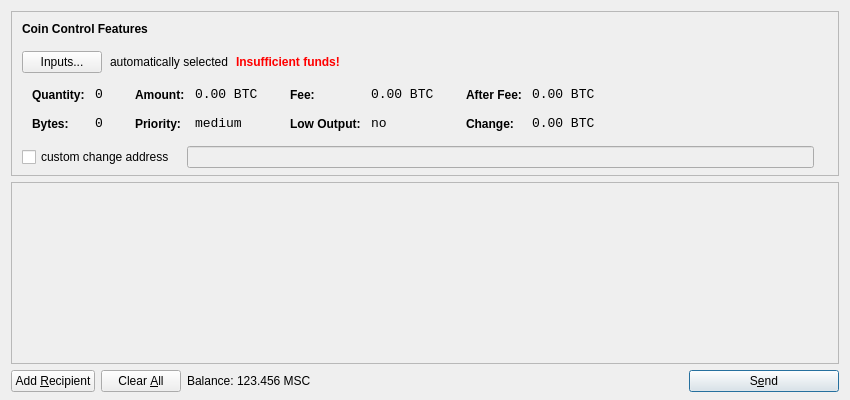
<?xml version="1.0" encoding="UTF-8"?>
<ui version="4.0">
 <class>SendCoinsDialog</class>
 <widget class="QDialog" name="SendCoinsDialog">
  <property name="geometry">
   <rect>
    <x>0</x>
    <y>0</y>
    <width>850</width>
    <height>400</height>
   </rect>
  </property>
  <property name="windowTitle">
   <string>Send Coins</string>
  </property>
  <layout class="QVBoxLayout" name="verticalLayout" stretch="0,1,0">
   <property name="bottomMargin">
    <number>8</number>
   </property>
   <item>
    <widget class="QFrame" name="frameCoinControl">
     <property name="sizePolicy">
      <sizepolicy hsizetype="Expanding" vsizetype="Expanding">
       <horstretch>0</horstretch>
       <verstretch>0</verstretch>
      </sizepolicy>
     </property>
     <property name="maximumSize">
      <size>
       <width>16777215</width>
       <height>16777215</height>
      </size>
     </property>
     <property name="frameShape">
      <enum>QFrame::StyledPanel</enum>
     </property>
     <property name="frameShadow">
      <enum>QFrame::Sunken</enum>
     </property>
     <layout class="QVBoxLayout" name="verticalLayoutCoinControl2">
      <property name="spacing">
       <number>-1</number>
      </property>
      <property name="leftMargin">
       <number>0</number>
      </property>
      <property name="topMargin">
       <number>0</number>
      </property>
      <property name="rightMargin">
       <number>0</number>
      </property>
      <property name="bottomMargin">
       <number>6</number>
      </property>
      <item>
       <layout class="QVBoxLayout" name="verticalLayoutCoinControl" stretch="0,0,0,0,1">
        <property name="spacing">
         <number>0</number>
        </property>
        <property name="leftMargin">
         <number>10</number>
        </property>
        <property name="topMargin">
         <number>10</number>
        </property>
        <item>
         <layout class="QHBoxLayout" name="horizontalLayoutCoinControl1">
          <property name="bottomMargin">
           <number>15</number>
          </property>
          <item>
           <widget class="QLabel" name="labelCoinControlFeatures">
            <property name="sizePolicy">
             <sizepolicy hsizetype="Preferred" vsizetype="Maximum">
              <horstretch>0</horstretch>
              <verstretch>0</verstretch>
             </sizepolicy>
            </property>
            <property name="font">
             <font>
              <weight>75</weight>
              <bold>true</bold>
             </font>
            </property>
            <property name="styleSheet">
             <string notr="true">font-weight:bold;</string>
            </property>
            <property name="text">
             <string>Coin Control Features</string>
            </property>
           </widget>
          </item>
         </layout>
        </item>
        <item>
         <layout class="QHBoxLayout" name="horizontalLayoutCoinControl2" stretch="0,0,0,0">
          <property name="spacing">
           <number>8</number>
          </property>
          <property name="bottomMargin">
           <number>10</number>
          </property>
          <item>
           <widget class="QPushButton" name="pushButtonCoinControl">
            <property name="styleSheet">
             <string notr="true"/>
            </property>
            <property name="text">
             <string>Inputs...</string>
            </property>
           </widget>
          </item>
          <item>
           <widget class="QLabel" name="labelCoinControlAutomaticallySelected">
            <property name="text">
             <string>automatically selected</string>
            </property>
            <property name="margin">
             <number>5</number>
            </property>
           </widget>
          </item>
          <item>
           <widget class="QLabel" name="labelCoinControlInsuffFunds">
            <property name="font">
             <font>
              <weight>75</weight>
              <bold>true</bold>
             </font>
            </property>
            <property name="styleSheet">
             <string notr="true">color:red;font-weight:bold;</string>
            </property>
            <property name="text">
             <string>Insufficient funds!</string>
            </property>
            <property name="margin">
             <number>5</number>
            </property>
           </widget>
          </item>
          <item>
           <spacer name="horizontalSpacerCoinControl">
            <property name="orientation">
             <enum>Qt::Horizontal</enum>
            </property>
            <property name="sizeHint" stdset="0">
             <size>
              <width>40</width>
              <height>1</height>
             </size>
            </property>
           </spacer>
          </item>
         </layout>
        </item>
        <item>
         <widget class="QWidget" name="widgetCoinControl" native="true">
          <property name="sizePolicy">
           <sizepolicy hsizetype="Preferred" vsizetype="Preferred">
            <horstretch>0</horstretch>
            <verstretch>0</verstretch>
           </sizepolicy>
          </property>
          <property name="minimumSize">
           <size>
            <width>0</width>
            <height>0</height>
           </size>
          </property>
          <property name="styleSheet">
           <string notr="true"/>
          </property>
          <layout class="QHBoxLayout" name="horizontalLayoutCoinControl5">
           <property name="margin">
            <number>0</number>
           </property>
           <item>
            <layout class="QHBoxLayout" name="horizontalLayoutCoinControl3" stretch="0,0,0,1">
             <property name="spacing">
              <number>20</number>
             </property>
             <property name="topMargin">
              <number>0</number>
             </property>
             <property name="bottomMargin">
              <number>10</number>
             </property>
             <item>
              <layout class="QFormLayout" name="formLayoutCoinControl1">
               <property name="horizontalSpacing">
                <number>10</number>
               </property>
               <property name="verticalSpacing">
                <number>14</number>
               </property>
               <property name="leftMargin">
                <number>10</number>
               </property>
               <property name="topMargin">
                <number>4</number>
               </property>
               <property name="rightMargin">
                <number>6</number>
               </property>
               <item row="0" column="0">
                <widget class="QLabel" name="labelCoinControlQuantityText">
                 <property name="styleSheet">
                  <string notr="true">font-weight:bold;</string>
                 </property>
                 <property name="text">
                  <string>Quantity:</string>
                 </property>
                 <property name="margin">
                  <number>0</number>
                 </property>
                </widget>
               </item>
               <item row="0" column="1">
                <widget class="QLabel" name="labelCoinControlQuantity">
                 <property name="font">
                  <font>
                   <family>Monospace</family>
                   <pointsize>10</pointsize>
                  </font>
                 </property>
                 <property name="cursor">
                  <cursorShape>IBeamCursor</cursorShape>
                 </property>
                 <property name="contextMenuPolicy">
                  <enum>Qt::ActionsContextMenu</enum>
                 </property>
                 <property name="text">
                  <string notr="true">0</string>
                 </property>
                 <property name="margin">
                  <number>0</number>
                 </property>
                 <property name="textInteractionFlags">
                  <set>Qt::LinksAccessibleByMouse|Qt::TextSelectableByKeyboard|Qt::TextSelectableByMouse</set>
                 </property>
                </widget>
               </item>
               <item row="1" column="0">
                <widget class="QLabel" name="labelCoinControlBytesText">
                 <property name="styleSheet">
                  <string notr="true">font-weight:bold;</string>
                 </property>
                 <property name="text">
                  <string>Bytes:</string>
                 </property>
                </widget>
               </item>
               <item row="1" column="1">
                <widget class="QLabel" name="labelCoinControlBytes">
                 <property name="font">
                  <font>
                   <family>Monospace</family>
                   <pointsize>10</pointsize>
                  </font>
                 </property>
                 <property name="cursor">
                  <cursorShape>IBeamCursor</cursorShape>
                 </property>
                 <property name="contextMenuPolicy">
                  <enum>Qt::ActionsContextMenu</enum>
                 </property>
                 <property name="text">
                  <string notr="true">0</string>
                 </property>
                 <property name="textInteractionFlags">
                  <set>Qt::LinksAccessibleByMouse|Qt::TextSelectableByKeyboard|Qt::TextSelectableByMouse</set>
                 </property>
                </widget>
               </item>
              </layout>
             </item>
             <item>
              <layout class="QFormLayout" name="formLayoutCoinControl2">
               <property name="horizontalSpacing">
                <number>10</number>
               </property>
               <property name="verticalSpacing">
                <number>14</number>
               </property>
               <property name="leftMargin">
                <number>6</number>
               </property>
               <property name="topMargin">
                <number>4</number>
               </property>
               <property name="rightMargin">
                <number>6</number>
               </property>
               <item row="0" column="0">
                <widget class="QLabel" name="labelCoinControlAmountText">
                 <property name="styleSheet">
                  <string notr="true">font-weight:bold;</string>
                 </property>
                 <property name="text">
                  <string>Amount:</string>
                 </property>
                 <property name="margin">
                  <number>0</number>
                 </property>
                </widget>
               </item>
               <item row="0" column="1">
                <widget class="QLabel" name="labelCoinControlAmount">
                 <property name="font">
                  <font>
                   <family>Monospace</family>
                   <pointsize>10</pointsize>
                  </font>
                 </property>
                 <property name="cursor">
                  <cursorShape>IBeamCursor</cursorShape>
                 </property>
                 <property name="contextMenuPolicy">
                  <enum>Qt::ActionsContextMenu</enum>
                 </property>
                 <property name="text">
                  <string notr="true">0.00 BTC</string>
                 </property>
                 <property name="textInteractionFlags">
                  <set>Qt::LinksAccessibleByMouse|Qt::TextSelectableByKeyboard|Qt::TextSelectableByMouse</set>
                 </property>
                </widget>
               </item>
               <item row="1" column="0">
                <widget class="QLabel" name="labelCoinControlPriorityText">
                 <property name="styleSheet">
                  <string notr="true">font-weight:bold;</string>
                 </property>
                 <property name="text">
                  <string>Priority:</string>
                 </property>
                </widget>
               </item>
               <item row="1" column="1">
                <widget class="QLabel" name="labelCoinControlPriority">
                 <property name="font">
                  <font>
                   <family>Monospace</family>
                   <pointsize>10</pointsize>
                  </font>
                 </property>
                 <property name="cursor">
                  <cursorShape>IBeamCursor</cursorShape>
                 </property>
                 <property name="contextMenuPolicy">
                  <enum>Qt::ActionsContextMenu</enum>
                 </property>
                 <property name="text">
                  <string>medium</string>
                 </property>
                 <property name="textInteractionFlags">
                  <set>Qt::LinksAccessibleByMouse|Qt::TextSelectableByKeyboard|Qt::TextSelectableByMouse</set>
                 </property>
                </widget>
               </item>
              </layout>
             </item>
             <item>
              <layout class="QFormLayout" name="formLayoutCoinControl3">
               <property name="horizontalSpacing">
                <number>10</number>
               </property>
               <property name="verticalSpacing">
                <number>14</number>
               </property>
               <property name="leftMargin">
                <number>6</number>
               </property>
               <property name="topMargin">
                <number>4</number>
               </property>
               <property name="rightMargin">
                <number>6</number>
               </property>
               <item row="0" column="0">
                <widget class="QLabel" name="labelCoinControlFeeText">
                 <property name="styleSheet">
                  <string notr="true">font-weight:bold;</string>
                 </property>
                 <property name="text">
                  <string>Fee:</string>
                 </property>
                 <property name="margin">
                  <number>0</number>
                 </property>
                </widget>
               </item>
               <item row="0" column="1">
                <widget class="QLabel" name="labelCoinControlFee">
                 <property name="font">
                  <font>
                   <family>Monospace</family>
                   <pointsize>10</pointsize>
                  </font>
                 </property>
                 <property name="cursor">
                  <cursorShape>IBeamCursor</cursorShape>
                 </property>
                 <property name="contextMenuPolicy">
                  <enum>Qt::ActionsContextMenu</enum>
                 </property>
                 <property name="text">
                  <string notr="true">0.00 BTC</string>
                 </property>
                 <property name="textInteractionFlags">
                  <set>Qt::LinksAccessibleByMouse|Qt::TextSelectableByKeyboard|Qt::TextSelectableByMouse</set>
                 </property>
                </widget>
               </item>
               <item row="1" column="0">
                <widget class="QLabel" name="labelCoinControlLowOutputText">
                 <property name="styleSheet">
                  <string notr="true">font-weight:bold;</string>
                 </property>
                 <property name="text">
                  <string>Low Output:</string>
                 </property>
                </widget>
               </item>
               <item row="1" column="1">
                <widget class="QLabel" name="labelCoinControlLowOutput">
                 <property name="font">
                  <font>
                   <family>Monospace</family>
                   <pointsize>10</pointsize>
                  </font>
                 </property>
                 <property name="cursor">
                  <cursorShape>IBeamCursor</cursorShape>
                 </property>
                 <property name="contextMenuPolicy">
                  <enum>Qt::ActionsContextMenu</enum>
                 </property>
                 <property name="text">
                  <string>no</string>
                 </property>
                 <property name="textInteractionFlags">
                  <set>Qt::LinksAccessibleByMouse|Qt::TextSelectableByKeyboard|Qt::TextSelectableByMouse</set>
                 </property>
                </widget>
               </item>
              </layout>
             </item>
             <item>
              <layout class="QFormLayout" name="formLayoutCoinControl4">
               <property name="horizontalSpacing">
                <number>10</number>
               </property>
               <property name="verticalSpacing">
                <number>14</number>
               </property>
               <property name="leftMargin">
                <number>6</number>
               </property>
               <property name="topMargin">
                <number>4</number>
               </property>
               <property name="rightMargin">
                <number>6</number>
               </property>
               <item row="0" column="0">
                <widget class="QLabel" name="labelCoinControlAfterFeeText">
                 <property name="styleSheet">
                  <string notr="true">font-weight:bold;</string>
                 </property>
                 <property name="text">
                  <string>After Fee:</string>
                 </property>
                 <property name="margin">
                  <number>0</number>
                 </property>
                </widget>
               </item>
               <item row="0" column="1">
                <widget class="QLabel" name="labelCoinControlAfterFee">
                 <property name="font">
                  <font>
                   <family>Monospace</family>
                   <pointsize>10</pointsize>
                  </font>
                 </property>
                 <property name="cursor">
                  <cursorShape>IBeamCursor</cursorShape>
                 </property>
                 <property name="contextMenuPolicy">
                  <enum>Qt::ActionsContextMenu</enum>
                 </property>
                 <property name="text">
                  <string notr="true">0.00 BTC</string>
                 </property>
                 <property name="textInteractionFlags">
                  <set>Qt::LinksAccessibleByMouse|Qt::TextSelectableByKeyboard|Qt::TextSelectableByMouse</set>
                 </property>
                </widget>
               </item>
               <item row="1" column="0">
                <widget class="QLabel" name="labelCoinControlChangeText">
                 <property name="styleSheet">
                  <string notr="true">font-weight:bold;</string>
                 </property>
                 <property name="text">
                  <string>Change:</string>
                 </property>
                </widget>
               </item>
               <item row="1" column="1">
                <widget class="QLabel" name="labelCoinControlChange">
                 <property name="font">
                  <font>
                   <family>Monospace</family>
                   <pointsize>10</pointsize>
                  </font>
                 </property>
                 <property name="cursor">
                  <cursorShape>IBeamCursor</cursorShape>
                 </property>
                 <property name="contextMenuPolicy">
                  <enum>Qt::ActionsContextMenu</enum>
                 </property>
                 <property name="text">
                  <string notr="true">0.00 BTC</string>
                 </property>
                 <property name="textInteractionFlags">
                  <set>Qt::LinksAccessibleByMouse|Qt::TextSelectableByKeyboard|Qt::TextSelectableByMouse</set>
                 </property>
                </widget>
               </item>
              </layout>
             </item>
            </layout>
           </item>
          </layout>
         </widget>
        </item>
        <item>
         <layout class="QHBoxLayout" name="horizontalLayoutCoinControl4" stretch="0,0,0">
          <property name="spacing">
           <number>12</number>
          </property>
          <property name="sizeConstraint">
           <enum>QLayout::SetDefaultConstraint</enum>
          </property>
          <property name="topMargin">
           <number>5</number>
          </property>
          <property name="rightMargin">
           <number>5</number>
          </property>
          <item>
           <widget class="QCheckBox" name="checkBoxCoinControlChange">
            <property name="text">
             <string>custom change address</string>
            </property>
           </widget>
          </item>
          <item>
           <widget class="QLineEdit" name="lineEditCoinControlChange">
            <property name="enabled">
             <bool>false</bool>
            </property>
            <property name="sizePolicy">
             <sizepolicy hsizetype="Expanding" vsizetype="Fixed">
              <horstretch>0</horstretch>
              <verstretch>0</verstretch>
             </sizepolicy>
            </property>
           </widget>
          </item>
          <item>
           <widget class="QLabel" name="labelCoinControlChangeLabel">
            <property name="sizePolicy">
             <sizepolicy hsizetype="Preferred" vsizetype="Expanding">
              <horstretch>0</horstretch>
              <verstretch>0</verstretch>
             </sizepolicy>
            </property>
            <property name="minimumSize">
             <size>
              <width>0</width>
              <height>0</height>
             </size>
            </property>
            <property name="text">
             <string/>
            </property>
            <property name="margin">
             <number>3</number>
            </property>
           </widget>
          </item>
         </layout>
        </item>
        <item>
         <spacer name="verticalSpacerCoinControl">
          <property name="orientation">
           <enum>Qt::Vertical</enum>
          </property>
          <property name="sizeHint" stdset="0">
           <size>
            <width>800</width>
            <height>1</height>
           </size>
          </property>
         </spacer>
        </item>
       </layout>
      </item>
     </layout>
    </widget>
   </item>
   <item>
    <widget class="QScrollArea" name="scrollArea">
     <property name="widgetResizable">
      <bool>true</bool>
     </property>
     <widget class="QWidget" name="scrollAreaWidgetContents">
      <property name="geometry">
       <rect>
        <x>0</x>
        <y>0</y>
        <width>830</width>
        <height>165</height>
       </rect>
      </property>
      <layout class="QVBoxLayout" name="verticalLayout_2">
       <property name="margin">
        <number>0</number>
       </property>
       <item>
        <layout class="QVBoxLayout" name="entries">
         <property name="spacing">
          <number>6</number>
         </property>
        </layout>
       </item>
       <item>
        <spacer name="verticalSpacer">
         <property name="orientation">
          <enum>Qt::Vertical</enum>
         </property>
         <property name="sizeHint" stdset="0">
          <size>
           <width>20</width>
           <height>40</height>
          </size>
         </property>
        </spacer>
       </item>
      </layout>
     </widget>
    </widget>
   </item>
   <item>
    <layout class="QHBoxLayout" name="horizontalLayout">
     <item>
      <widget class="QPushButton" name="addButton">
       <property name="toolTip">
        <string>Send to multiple recipients at once</string>
       </property>
       <property name="text">
        <string>Add &amp;Recipient</string>
       </property>
       <property name="icon">
        <iconset resource="../bitcoin.qrc">
         <normaloff>:/icons/add</normaloff>:/icons/add</iconset>
       </property>
       <property name="autoDefault">
        <bool>false</bool>
       </property>
      </widget>
     </item>
     <item>
      <widget class="QPushButton" name="clearButton">
       <property name="sizePolicy">
        <sizepolicy hsizetype="Minimum" vsizetype="Fixed">
         <horstretch>0</horstretch>
         <verstretch>0</verstretch>
        </sizepolicy>
       </property>
       <property name="toolTip">
        <string>Remove all transaction fields</string>
       </property>
       <property name="text">
        <string>Clear &amp;All</string>
       </property>
       <property name="icon">
        <iconset resource="../bitcoin.qrc">
         <normaloff>:/icons/remove</normaloff>:/icons/remove</iconset>
       </property>
       <property name="autoRepeatDelay">
        <number>300</number>
       </property>
       <property name="autoDefault">
        <bool>false</bool>
       </property>
      </widget>
     </item>
     <item>
      <layout class="QHBoxLayout" name="horizontalLayout_2">
       <property name="spacing">
        <number>3</number>
       </property>
       <item>
        <widget class="QLabel" name="label">
         <property name="text">
          <string>Balance:</string>
         </property>
        </widget>
       </item>
       <item>
        <widget class="QLabel" name="labelBalance">
         <property name="cursor">
          <cursorShape>IBeamCursor</cursorShape>
         </property>
         <property name="text">
          <string>123.456 MSC</string>
         </property>
         <property name="textInteractionFlags">
          <set>Qt::LinksAccessibleByMouse|Qt::TextSelectableByKeyboard|Qt::TextSelectableByMouse</set>
         </property>
        </widget>
       </item>
      </layout>
     </item>
     <item>
      <spacer name="horizontalSpacer">
       <property name="orientation">
        <enum>Qt::Horizontal</enum>
       </property>
       <property name="sizeHint" stdset="0">
        <size>
         <width>40</width>
         <height>20</height>
        </size>
       </property>
      </spacer>
     </item>
     <item>
      <widget class="QPushButton" name="sendButton">
       <property name="minimumSize">
        <size>
         <width>150</width>
         <height>0</height>
        </size>
       </property>
       <property name="toolTip">
        <string>Confirm the send action</string>
       </property>
       <property name="text">
        <string>S&amp;end</string>
       </property>
       <property name="icon">
        <iconset resource="../bitcoin.qrc">
         <normaloff>:/icons/send</normaloff>:/icons/send</iconset>
       </property>
       <property name="default">
        <bool>true</bool>
       </property>
      </widget>
     </item>
    </layout>
   </item>
  </layout>
 </widget>
 <resources>
  <include location="../bitcoin.qrc"/>
 </resources>
 <connections/>
</ui>
